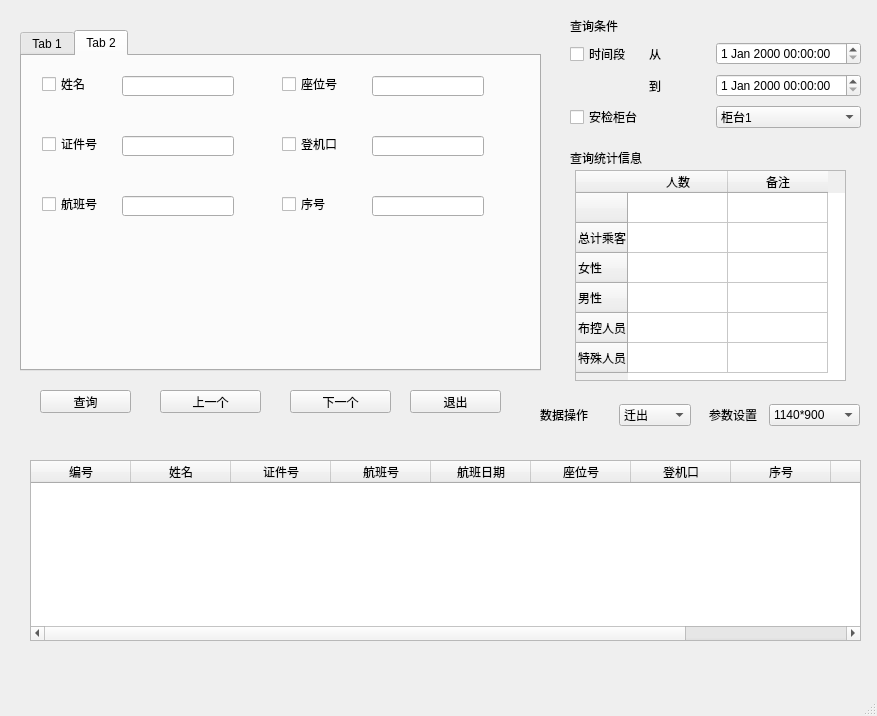
<?xml version="1.0" encoding="UTF-8"?>
<ui version="4.0">
 <class>MainWindow</class>
 <widget class="QMainWindow" name="MainWindow">
  <property name="geometry">
   <rect>
    <x>0</x>
    <y>0</y>
    <width>877</width>
    <height>716</height>
   </rect>
  </property>
  <property name="windowTitle">
   <string>MainWindow</string>
  </property>
  <widget class="QWidget" name="centralwidget">
   <widget class="QTableWidget" name="tableWidget">
    <property name="geometry">
     <rect>
      <x>30</x>
      <y>460</y>
      <width>831</width>
      <height>181</height>
     </rect>
    </property>
    <column>
     <property name="text">
      <string>编号</string>
     </property>
    </column>
    <column>
     <property name="text">
      <string>姓名</string>
     </property>
    </column>
    <column>
     <property name="text">
      <string>证件号</string>
     </property>
    </column>
    <column>
     <property name="text">
      <string>航班号</string>
     </property>
    </column>
    <column>
     <property name="text">
      <string>航班日期</string>
     </property>
    </column>
    <column>
     <property name="text">
      <string>座位号</string>
     </property>
    </column>
    <column>
     <property name="text">
      <string>登机口</string>
     </property>
    </column>
    <column>
     <property name="text">
      <string>序号</string>
     </property>
    </column>
    <column>
     <property name="text">
      <string>始发站</string>
     </property>
    </column>
    <column>
     <property name="text">
      <string>目的站</string>
     </property>
    </column>
   </widget>
   <widget class="QTabWidget" name="Tab">
    <property name="geometry">
     <rect>
      <x>20</x>
      <y>30</y>
      <width>521</width>
      <height>341</height>
     </rect>
    </property>
    <property name="currentIndex">
     <number>1</number>
    </property>
    <widget class="QWidget" name="tab">
     <attribute name="title">
      <string>Tab 1</string>
     </attribute>
     <widget class="QLabel" name="label_2">
      <property name="geometry">
       <rect>
        <x>20</x>
        <y>20</y>
        <width>54</width>
        <height>12</height>
       </rect>
      </property>
      <property name="text">
       <string>姓名</string>
      </property>
     </widget>
     <widget class="QLabel" name="label_3">
      <property name="geometry">
       <rect>
        <x>20</x>
        <y>50</y>
        <width>54</width>
        <height>12</height>
       </rect>
      </property>
      <property name="text">
       <string>证件号</string>
      </property>
     </widget>
     <widget class="QLabel" name="label_7">
      <property name="geometry">
       <rect>
        <x>20</x>
        <y>80</y>
        <width>54</width>
        <height>12</height>
       </rect>
      </property>
      <property name="text">
       <string>航班号</string>
      </property>
     </widget>
     <widget class="QLabel" name="label_8">
      <property name="geometry">
       <rect>
        <x>20</x>
        <y>110</y>
        <width>54</width>
        <height>12</height>
       </rect>
      </property>
      <property name="text">
       <string>航班日期</string>
      </property>
     </widget>
     <widget class="QLabel" name="label_9">
      <property name="geometry">
       <rect>
        <x>20</x>
        <y>140</y>
        <width>54</width>
        <height>12</height>
       </rect>
      </property>
      <property name="text">
       <string>座位号</string>
      </property>
     </widget>
     <widget class="QLabel" name="label_10">
      <property name="geometry">
       <rect>
        <x>20</x>
        <y>170</y>
        <width>54</width>
        <height>12</height>
       </rect>
      </property>
      <property name="text">
       <string>登机口</string>
      </property>
     </widget>
     <widget class="QLabel" name="label_11">
      <property name="geometry">
       <rect>
        <x>20</x>
        <y>200</y>
        <width>54</width>
        <height>12</height>
       </rect>
      </property>
      <property name="text">
       <string>序号</string>
      </property>
     </widget>
     <widget class="QLabel" name="label_12">
      <property name="geometry">
       <rect>
        <x>20</x>
        <y>230</y>
        <width>54</width>
        <height>12</height>
       </rect>
      </property>
      <property name="text">
       <string>始发站</string>
      </property>
     </widget>
     <widget class="QLabel" name="label_13">
      <property name="geometry">
       <rect>
        <x>20</x>
        <y>260</y>
        <width>54</width>
        <height>12</height>
       </rect>
      </property>
      <property name="text">
       <string>目的站</string>
      </property>
     </widget>
     <widget class="QLabel" name="label_14">
      <property name="geometry">
       <rect>
        <x>20</x>
        <y>290</y>
        <width>54</width>
        <height>12</height>
       </rect>
      </property>
      <property name="text">
       <string>起飞时间</string>
      </property>
     </widget>
     <widget class="QLabel" name="label_15">
      <property name="geometry">
       <rect>
        <x>230</x>
        <y>20</y>
        <width>54</width>
        <height>12</height>
       </rect>
      </property>
      <property name="text">
       <string>住址</string>
      </property>
     </widget>
     <widget class="QGraphicsView" name="graphicsView">
      <property name="geometry">
       <rect>
        <x>235</x>
        <y>81</y>
        <width>251</width>
        <height>221</height>
       </rect>
      </property>
     </widget>
     <widget class="QTextBrowser" name="textBrowser">
      <property name="geometry">
       <rect>
        <x>90</x>
        <y>20</y>
        <width>101</width>
        <height>21</height>
       </rect>
      </property>
     </widget>
     <widget class="QTextBrowser" name="textBrowser_2">
      <property name="geometry">
       <rect>
        <x>90</x>
        <y>50</y>
        <width>101</width>
        <height>21</height>
       </rect>
      </property>
     </widget>
     <widget class="QTextBrowser" name="textBrowser_3">
      <property name="geometry">
       <rect>
        <x>90</x>
        <y>80</y>
        <width>101</width>
        <height>21</height>
       </rect>
      </property>
     </widget>
     <widget class="QTextBrowser" name="textBrowser_4">
      <property name="geometry">
       <rect>
        <x>90</x>
        <y>110</y>
        <width>101</width>
        <height>21</height>
       </rect>
      </property>
     </widget>
     <widget class="QTextBrowser" name="textBrowser_5">
      <property name="geometry">
       <rect>
        <x>90</x>
        <y>140</y>
        <width>101</width>
        <height>21</height>
       </rect>
      </property>
     </widget>
     <widget class="QTextBrowser" name="textBrowser_6">
      <property name="geometry">
       <rect>
        <x>90</x>
        <y>170</y>
        <width>101</width>
        <height>21</height>
       </rect>
      </property>
     </widget>
     <widget class="QTextBrowser" name="textBrowser_7">
      <property name="geometry">
       <rect>
        <x>90</x>
        <y>200</y>
        <width>101</width>
        <height>21</height>
       </rect>
      </property>
     </widget>
     <widget class="QTextBrowser" name="textBrowser_8">
      <property name="geometry">
       <rect>
        <x>90</x>
        <y>230</y>
        <width>101</width>
        <height>21</height>
       </rect>
      </property>
     </widget>
     <widget class="QTextBrowser" name="textBrowser_9">
      <property name="geometry">
       <rect>
        <x>90</x>
        <y>260</y>
        <width>101</width>
        <height>21</height>
       </rect>
      </property>
     </widget>
     <widget class="QTextBrowser" name="textBrowser_10">
      <property name="geometry">
       <rect>
        <x>90</x>
        <y>290</y>
        <width>101</width>
        <height>21</height>
       </rect>
      </property>
     </widget>
     <widget class="QTextBrowser" name="textBrowser_11">
      <property name="geometry">
       <rect>
        <x>290</x>
        <y>20</y>
        <width>101</width>
        <height>21</height>
       </rect>
      </property>
     </widget>
    </widget>
    <widget class="QWidget" name="tab_2">
     <attribute name="title">
      <string>Tab 2</string>
     </attribute>
     <widget class="QCheckBox" name="checkBox">
      <property name="geometry">
       <rect>
        <x>20</x>
        <y>20</y>
        <width>47</width>
        <height>16</height>
       </rect>
      </property>
      <property name="text">
       <string>姓名</string>
      </property>
     </widget>
     <widget class="QLineEdit" name="lineEdit">
      <property name="geometry">
       <rect>
        <x>100</x>
        <y>20</y>
        <width>112</width>
        <height>20</height>
       </rect>
      </property>
     </widget>
     <widget class="QCheckBox" name="checkBox_2">
      <property name="geometry">
       <rect>
        <x>20</x>
        <y>80</y>
        <width>61</width>
        <height>16</height>
       </rect>
      </property>
      <property name="text">
       <string>证件号</string>
      </property>
     </widget>
     <widget class="QCheckBox" name="checkBox_3">
      <property name="geometry">
       <rect>
        <x>20</x>
        <y>140</y>
        <width>61</width>
        <height>16</height>
       </rect>
      </property>
      <property name="text">
       <string>航班号</string>
      </property>
     </widget>
     <widget class="QCheckBox" name="checkBox_4">
      <property name="geometry">
       <rect>
        <x>260</x>
        <y>20</y>
        <width>61</width>
        <height>16</height>
       </rect>
      </property>
      <property name="text">
       <string>座位号</string>
      </property>
     </widget>
     <widget class="QCheckBox" name="checkBox_6">
      <property name="geometry">
       <rect>
        <x>260</x>
        <y>80</y>
        <width>61</width>
        <height>16</height>
       </rect>
      </property>
      <property name="text">
       <string>登机口</string>
      </property>
     </widget>
     <widget class="QLineEdit" name="lineEdit_2">
      <property name="geometry">
       <rect>
        <x>100</x>
        <y>80</y>
        <width>112</width>
        <height>20</height>
       </rect>
      </property>
     </widget>
     <widget class="QLineEdit" name="lineEdit_3">
      <property name="geometry">
       <rect>
        <x>100</x>
        <y>140</y>
        <width>112</width>
        <height>20</height>
       </rect>
      </property>
     </widget>
     <widget class="QLineEdit" name="lineEdit_15">
      <property name="geometry">
       <rect>
        <x>350</x>
        <y>20</y>
        <width>112</width>
        <height>20</height>
       </rect>
      </property>
     </widget>
     <widget class="QLineEdit" name="lineEdit_16">
      <property name="geometry">
       <rect>
        <x>350</x>
        <y>80</y>
        <width>112</width>
        <height>20</height>
       </rect>
      </property>
     </widget>
     <widget class="QLineEdit" name="lineEdit_17">
      <property name="geometry">
       <rect>
        <x>350</x>
        <y>140</y>
        <width>112</width>
        <height>20</height>
       </rect>
      </property>
     </widget>
     <widget class="QCheckBox" name="checkBox_8">
      <property name="geometry">
       <rect>
        <x>260</x>
        <y>140</y>
        <width>61</width>
        <height>16</height>
       </rect>
      </property>
      <property name="text">
       <string>序号</string>
      </property>
     </widget>
    </widget>
   </widget>
   <widget class="QWidget" name="gridLayoutWidget">
    <property name="geometry">
     <rect>
      <x>570</x>
      <y>40</y>
      <width>291</width>
      <height>92</height>
     </rect>
    </property>
    <layout class="QGridLayout" name="gridLayout">
     <item row="0" column="0">
      <widget class="QCheckBox" name="checkBox_5">
       <property name="text">
        <string>时间段</string>
       </property>
      </widget>
     </item>
     <item row="0" column="2">
      <widget class="QDateTimeEdit" name="dateTimeEdit"/>
     </item>
     <item row="2" column="2">
      <widget class="QDateTimeEdit" name="dateTimeEdit_2"/>
     </item>
     <item row="3" column="0">
      <widget class="QCheckBox" name="checkBox_7">
       <property name="text">
        <string>安检柜台</string>
       </property>
      </widget>
     </item>
     <item row="3" column="2">
      <widget class="QComboBox" name="comboBox_3">
       <item>
        <property name="text">
         <string>柜台1</string>
        </property>
       </item>
       <item>
        <property name="text">
         <string>柜台2</string>
        </property>
       </item>
      </widget>
     </item>
     <item row="2" column="1">
      <widget class="QLabel" name="label_17">
       <property name="text">
        <string>到</string>
       </property>
      </widget>
     </item>
     <item row="0" column="1">
      <widget class="QLabel" name="label_6">
       <property name="text">
        <string>从</string>
       </property>
      </widget>
     </item>
    </layout>
   </widget>
   <widget class="QWidget" name="gridLayoutWidget_2">
    <property name="geometry">
     <rect>
      <x>709</x>
      <y>390</y>
      <width>151</width>
      <height>51</height>
     </rect>
    </property>
    <layout class="QGridLayout" name="gridLayout_2">
     <item row="0" column="0">
      <widget class="QLabel" name="label">
       <property name="text">
        <string>参数设置</string>
       </property>
      </widget>
     </item>
     <item row="0" column="1">
      <widget class="QComboBox" name="comboBox">
       <item>
        <property name="text">
         <string>1140*900</string>
        </property>
       </item>
       <item>
        <property name="text">
         <string>1280*1024</string>
        </property>
       </item>
       <item>
        <property name="text">
         <string>1280*960</string>
        </property>
       </item>
       <item>
        <property name="text">
         <string>1280*800</string>
        </property>
       </item>
       <item>
        <property name="text">
         <string>1280*768</string>
        </property>
       </item>
       <item>
        <property name="text">
         <string>1280*720</string>
        </property>
       </item>
       <item>
        <property name="text">
         <string>1152*864</string>
        </property>
       </item>
       <item>
        <property name="text">
         <string>1152*864</string>
        </property>
       </item>
       <item>
        <property name="text">
         <string>1024*768</string>
        </property>
       </item>
       <item>
        <property name="text">
         <string>800*600</string>
        </property>
       </item>
      </widget>
     </item>
    </layout>
   </widget>
   <widget class="QWidget" name="gridLayoutWidget_3">
    <property name="geometry">
     <rect>
      <x>540</x>
      <y>390</y>
      <width>151</width>
      <height>51</height>
     </rect>
    </property>
    <layout class="QGridLayout" name="gridLayout_3">
     <item row="0" column="0">
      <widget class="QLabel" name="label_16">
       <property name="text">
        <string>数据操作</string>
       </property>
      </widget>
     </item>
     <item row="0" column="1">
      <widget class="QComboBox" name="comboBox_2">
       <item>
        <property name="text">
         <string>迁出</string>
        </property>
       </item>
       <item>
        <property name="text">
         <string>编辑</string>
        </property>
       </item>
      </widget>
     </item>
    </layout>
   </widget>
   <widget class="QLabel" name="label_4">
    <property name="geometry">
     <rect>
      <x>570</x>
      <y>20</y>
      <width>54</width>
      <height>12</height>
     </rect>
    </property>
    <property name="text">
     <string>查询条件</string>
    </property>
   </widget>
   <widget class="QLabel" name="label_5">
    <property name="geometry">
     <rect>
      <x>570</x>
      <y>150</y>
      <width>91</width>
      <height>16</height>
     </rect>
    </property>
    <property name="text">
     <string>查询统计信息</string>
    </property>
   </widget>
   <widget class="QTableWidget" name="tableWidget_2">
    <property name="geometry">
     <rect>
      <x>575</x>
      <y>170</y>
      <width>271</width>
      <height>211</height>
     </rect>
    </property>
    <row>
     <property name="text">
      <string/>
     </property>
    </row>
    <row>
     <property name="text">
      <string>总计乘客</string>
     </property>
    </row>
    <row>
     <property name="text">
      <string>女性</string>
     </property>
    </row>
    <row>
     <property name="text">
      <string>男性</string>
     </property>
    </row>
    <row>
     <property name="text">
      <string>布控人员</string>
     </property>
    </row>
    <row>
     <property name="text">
      <string>特殊人员</string>
     </property>
    </row>
    <column>
     <property name="text">
      <string>人数</string>
     </property>
    </column>
    <column>
     <property name="text">
      <string>备注</string>
     </property>
    </column>
   </widget>
   <widget class="QPushButton" name="pushButton_5">
    <property name="geometry">
     <rect>
      <x>410</x>
      <y>390</y>
      <width>91</width>
      <height>23</height>
     </rect>
    </property>
    <property name="text">
     <string>退出</string>
    </property>
   </widget>
   <widget class="QPushButton" name="pushButton">
    <property name="geometry">
     <rect>
      <x>40</x>
      <y>390</y>
      <width>91</width>
      <height>23</height>
     </rect>
    </property>
    <property name="text">
     <string>查询</string>
    </property>
   </widget>
   <widget class="QPushButton" name="pushButton_3">
    <property name="geometry">
     <rect>
      <x>290</x>
      <y>390</y>
      <width>101</width>
      <height>23</height>
     </rect>
    </property>
    <property name="text">
     <string>下一个</string>
    </property>
   </widget>
   <widget class="QPushButton" name="pushButton_2">
    <property name="geometry">
     <rect>
      <x>160</x>
      <y>390</y>
      <width>101</width>
      <height>23</height>
     </rect>
    </property>
    <property name="text">
     <string>上一个</string>
    </property>
   </widget>
  </widget>
  <widget class="QMenuBar" name="menubar">
   <property name="geometry">
    <rect>
     <x>0</x>
     <y>0</y>
     <width>877</width>
     <height>23</height>
    </rect>
   </property>
  </widget>
  <widget class="QStatusBar" name="statusbar"/>
 </widget>
 <resources/>
 <connections/>
</ui>
